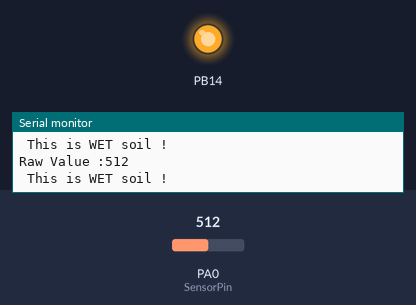
The sketch below on a simulated STM32 Blue Pill. On the bench: output pins drawn as LEDs (lit = HIGH), the last lines printed to the serial monitor. The test bench sets the inputs (shaded band); at power-on: PA0 (SensorPin) = 512.

Above: at 1.8 s.
1.9 s: PA0 (SensorPin) set to 357
3.4 s: PA0 (SensorPin) set to 342
At 5.2 s:
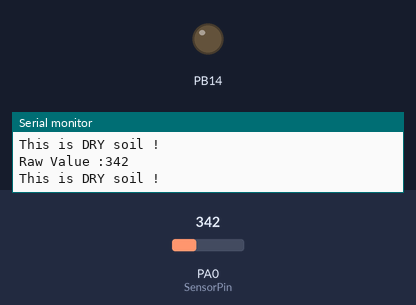
5.5 s: PA0 (SensorPin) set to 360
At 6.8 s:
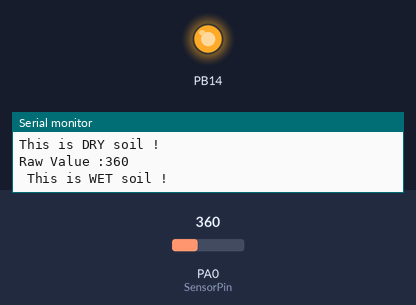
7.5 s: PA0 (SensorPin) set to 340
At 8.4 s:
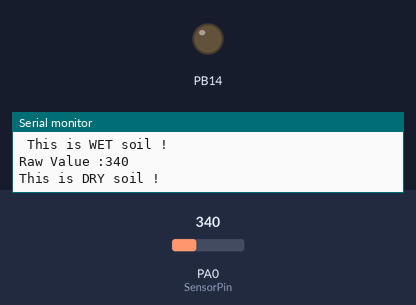
Timing chart, 0 to 10.5 s (numbered marks = the images above; inputs shaded):
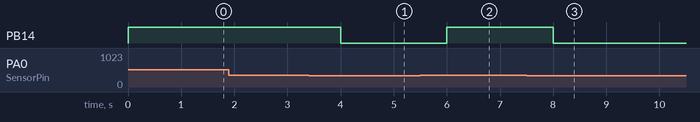

Measured:
- the behaviour switches between 350 and 349 on PA0 (SensorPin) (found by bisection; images 0 and 1)
- after the input at 3.4 s, PB14: HIGH → LOW after 0.60 s
- after the input at 5.5 s, PB14: LOW → HIGH after 0.50 s
- after the input at 7.5 s, PB14: HIGH → LOW after 0.50 s

The sketch:

sketch_03.ino
```cpp
// Soil moisture along with LED Blinking
int SensorPin=A0;
int value;

void setup() {
  // put your setup code here, to run once:
  pinMode(PB14,OUTPUT);
Serial.begin(9600);

}

void loop() {
  // put your main code here, to run repeatedly:
value=analogRead(SensorPin);
if (value>=350){
  Serial.print("Raw Value :");
  Serial.println(value);
  Serial.println(" This is WET soil ! ");
  digitalWrite(PB14,HIGH);
}

else {
  Serial.print("Raw Value :");
  Serial.println(value);
  Serial.println("This is DRY soil ! ");
   digitalWrite(PB14,LOW);
}
delay (1000);
}
```
